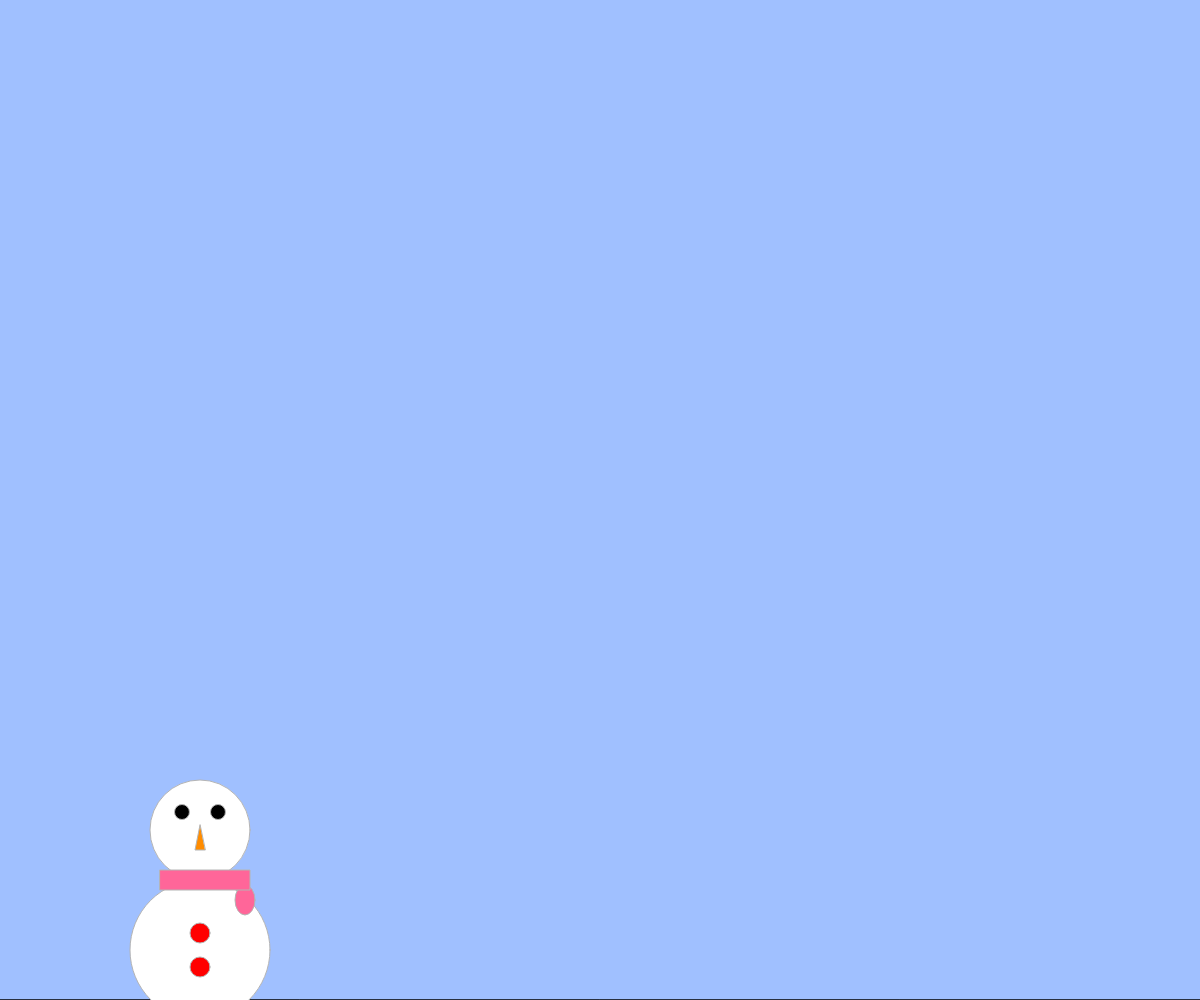
Frame 1 (no input)
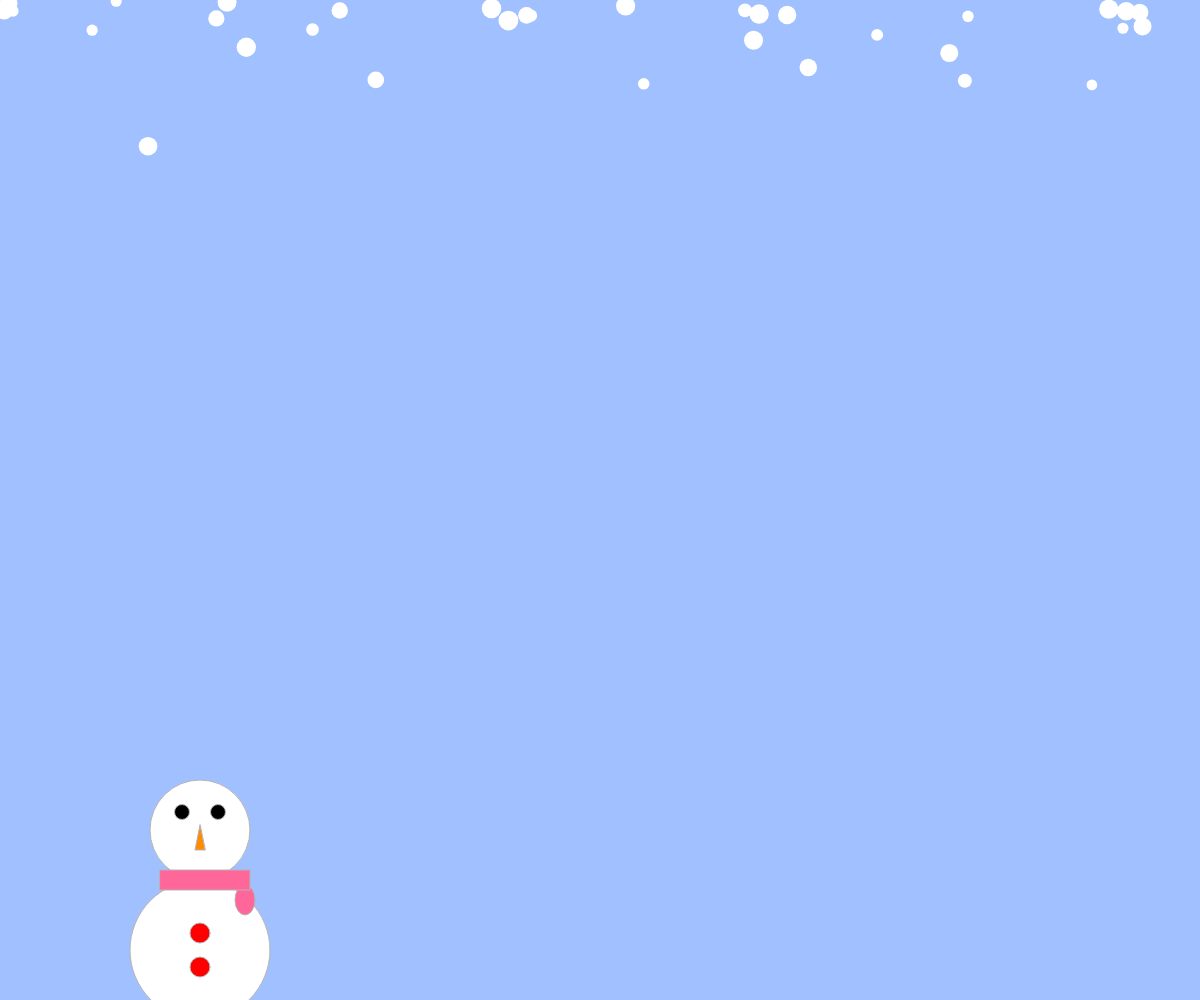
Frame 60 (no input)
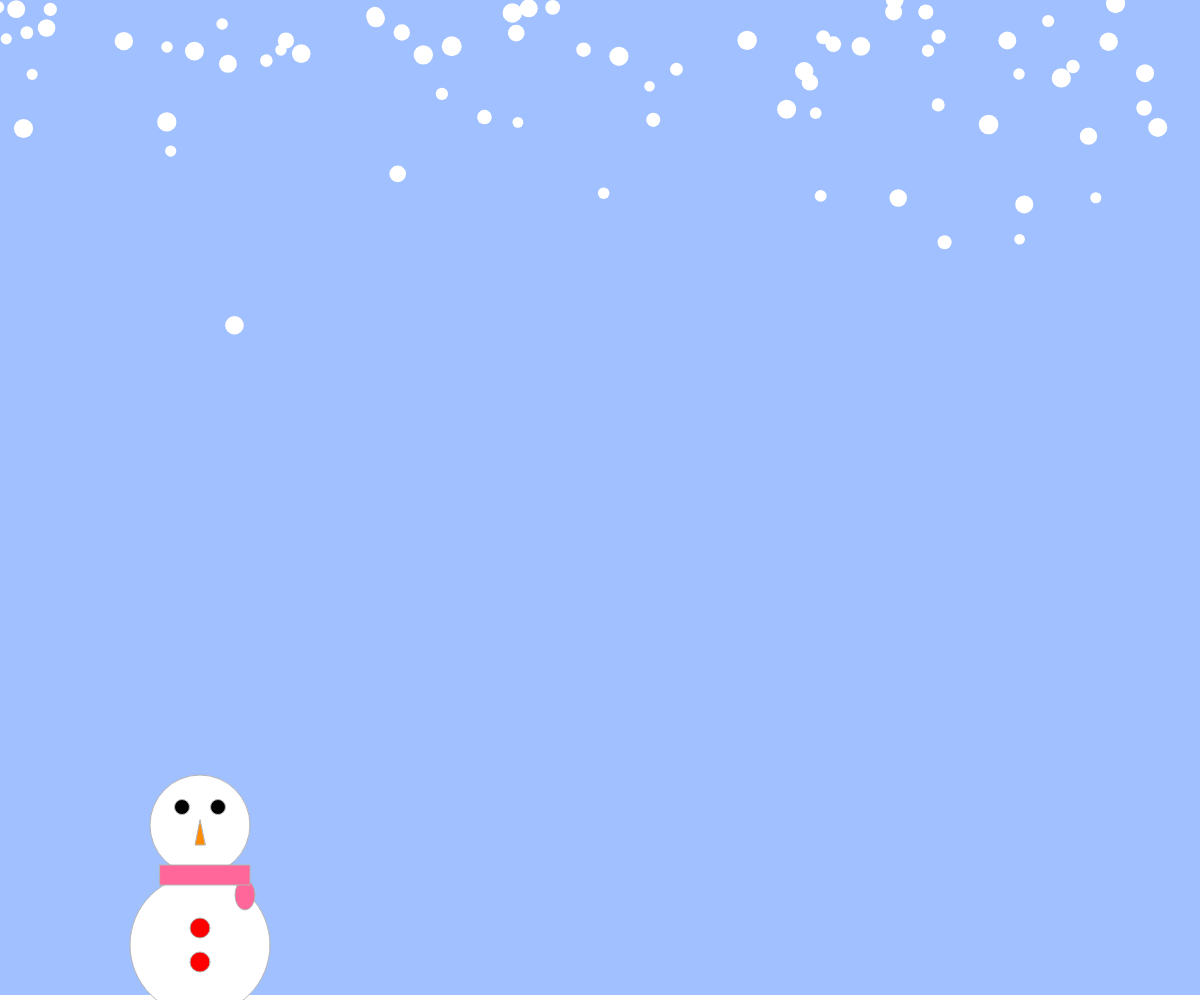
Frame 120 (the mouse pressed at the canvas centre since frame 60)

The p5.js sketch that drew these frames (run headless with seeded random() and noise() and a simulated clock; from frame 60 on, the mouse is pressed at the canvas centre):

// p5.js sketch
// ── sketch.js
//　テキスト「オブジェクト」
// 練習問題：ボールのサイズをランダムに変更してみよう
// 練習問題：何も操作しなくてもボールが湧いてくる機能を追加しよう

let balls;
let a;
let time;
let count;

function setup(){
  createCanvas(windowWidth, windowHeight);
  balls = [];
  time=0;
  count=0;
}

function draw(){
  background(160, 192, 255);
  for(let i = 0; i < balls.length; i++){
    let b = balls[i];
    noStroke();
    fill(255);
    ellipse(b.x, b.y, b.size);
    b.x=b.x+b.vx;
    b.y=b.y+b.vy;
  }
  a={x:random(0,width),y:0,vx:random(-1.5,1.5),
  vy:random(0,3),size:random(10,20)};
  if(random(0,1)<0.5){balls.push(a);}


  time=time+1;
  if(time%100==99){count=count+5;}
  fill(255);
  rect(0,height-count,width,count);
  
  //strokeweight(5);
  //line(width/6,height-count-70-20,width/6+200,height-count-70-20-200);
  //fill(255);
  stroke(180);
  ellipse(width/6,height-count-70+20,140,140);
  ellipse(width/6,height-count-140-50+20,100,100);
  fill(0);
  ellipse(width/6-18,height-count-140-50-18+20,15,15);
  ellipse(width/6+18,height-count-140-50-18+20,15,15);
  fill(255,0,0);
  ellipse(width/6,height-count-70-17+20,20,20);
  ellipse(width/6,height-count-70+17+20,20,20);
  fill(255,140,0);
  triangle(width/6,height-count-140-50-5+20,width/6-5,height-count-140-50+20+20,width/6+5,height-count-140-50+20+20);
  fill(255,102,153);
  ellipse(width/6+45,height-count-140+20+20,20,30);
  rect(width/6-40,height-count-140+20-10,90,20);
  


}

function mouseDragged(){
  const dx = mouseX - pmouseX;
  const dy = mouseY - pmouseY;
  if(mag(dx, dy) > 5){
    const b = { x: mouseX, y: mouseY, size: 20, vx: dx, vy: dy };
    balls.push(b);
  }
}

function windowResized(){
  resizeCanvas(windowWidth, windowHeight);
}
